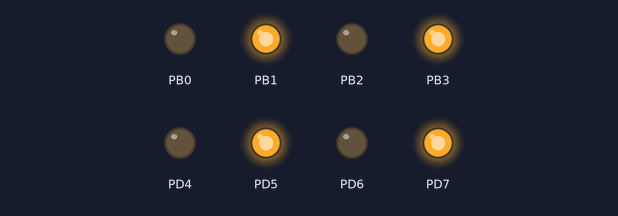
A program run on a simulated ATmega328P, built with avr-gcc and emulated at 16 MHz. Shown: output pins drawn as LEDs (lit = HIGH).

Above: at 1.35 s.
At 7.68 s:
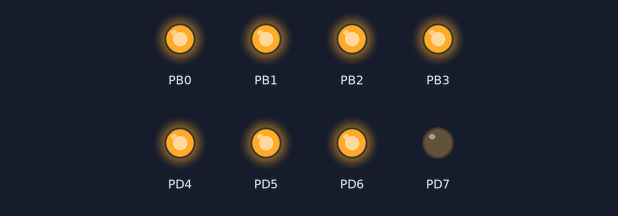
At 14.02 s:
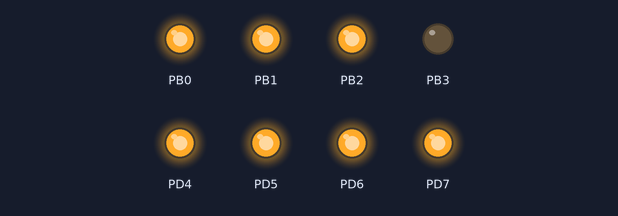
At 20.36 s:
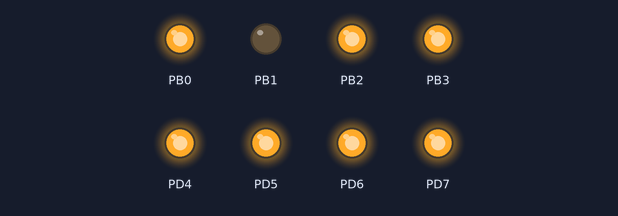
At 26.9 s:
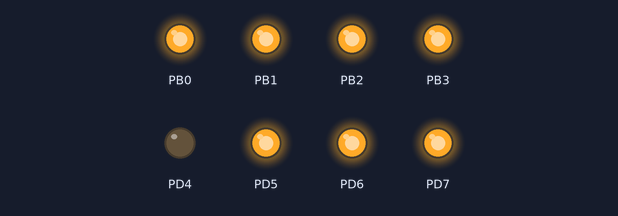
At 39.66 s:
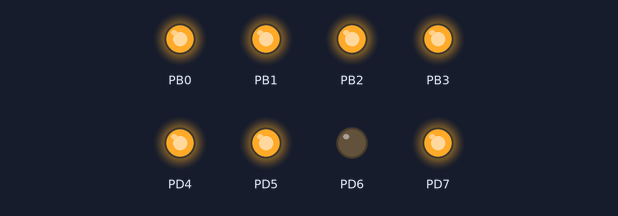
Timing chart, 0 to 40.0 s (numbered marks = the images above):
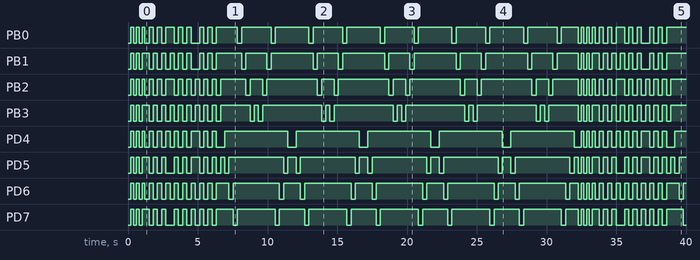

The program:

week6_HW.c
```c
#include<avr/io.h>
#define F_CPU 16000000UL
#include<util/delay.h>

// ¸ðµç led on, off ¹Ýº¹
// n = ¹Ýº¹È½¼ö , t = ¹Ýº¹ ÁÖ±â
void led_all_onoff(int n, int t)
{
	int i =0;
	for (i=0; i<n;i++)
	{
		PORTD=0x0F;
		PORTB=0xF0;
		_delay_ms(t);
		PORTD=0xF0;
		PORTB=0x0F;
		_delay_ms(t);
	}
}

//displayÀ» ÀÔ·ÂÇÑ ´ë·Î tÀÇ ÁÖ±â¸¦ °¡Áö¸ç n¹øÀ» ¹Ýº¹ÇÑ´Ù.
//display : 16Áø¼ö ÀÔ·Â(ÀÔ·ÂÀÇ1Àº ÄÑÁö´Â°ÍÀ» ÀÇ¹Ì )
void led_alternating_onoff(int display , int n , int t)
{

	for (int i=0;i<n;i++)
	{
		PORTD=(display<<4);
		PORTB=(display>>4);
		_delay_ms(t);

		PORTD=(~display)<<4;
		PORTB=(~display>>4);
		_delay_ms(t);
	}
}

//¿Õº¹ shift
//n= ¿Õº¹ È½¼ö , v= ÀÌµ¿¼Ûµµ(ms)
void led_shift(int n, int v)
{
	int cnt=0;
	while(1)
	{
		PORTD=0xFF;
		PORTB=0xFF;
		if (cnt==n)
		{
			return;
		}

		for (int i= 0;i<4;i++)
		{
			PORTD= ~ (0x10<<i);
			_delay_ms(v);
		}

		PORTD=0xFF;
		for (int i= 0;i<4;i++)
		{
			PORTB= ~ (0x01<<i);
			_delay_ms(v);
		}
		for (int i= 0;i<5;i++)
		{
			PORTB= ~ (0x10>>i);
			_delay_ms(v);
		}
		PORTB=0xFF;
		for (int i= 0;i<4;i++)
		{
			PORTD= ~ (0x80>>i);
			_delay_ms(v);
		}
		cnt++;
	}
}

void main()
{
	DDRD=0xF0;
	DDRB=0x0F;

	while(1)
	{

		//led ÀüÃ¼¸¦ 200msÀÇ ÁÖ±â·Î 3¹ø ¹Ýº¹ÇÏ¶ó.
		led_all_onoff(3,200);

		//ÀÔ·ÂÇÑ ¸ð¾ç´ë·Î ½ÃÀÛÀ¸·Î ±³´ë·Î 300msÀÇ ÁÖ±â·Î 3¹ø ¹Ýº¹ÇÏ¶ó
		//¼¼Æ® 1
		led_alternating_onoff(0xAA,3,300);
		//¼¼Æ®2
		led_alternating_onoff(0xF0,3,300);
		//¼¼Æ® 3
		led_alternating_onoff(0xC3,3,300);

    	//led ¿ÞÂÊ->¿À¸¥ÂÊÀ» 300msÀÇ ÁÖ±â·Î 5¹øÀ» ¹Ýº¹ÇÑ´Ù.
		led_shift(5,300);
	}
}
```

Measured:
- by itself, PB0: LOW → HIGH at 0.20 s, → LOW 0.20 s later, → HIGH 0.20 s later, → LOW 0.20 s later, … (63 changes in this stretch)
- by itself, PB1: LOW → HIGH at 0.20 s, → LOW 0.20 s later, → HIGH 0.20 s later, → LOW 0.20 s later, … (63 changes in this stretch)
- by itself, PB2: LOW → HIGH at 0.20 s, → LOW 0.20 s later, → HIGH 0.20 s later, → LOW 0.20 s later, … (67 changes in this stretch)
- by itself, PB3: LOW → HIGH at 0.20 s, → LOW 0.20 s later, → HIGH 0.20 s later, → LOW 0.20 s later, … (67 changes in this stretch)
- by itself, PD4: LOW → HIGH at 0.20 s, → LOW 0.20 s later, → HIGH 0.20 s later, → LOW 0.20 s later, … (55 changes in this stretch)
- by itself, PD5: LOW → HIGH at 0.20 s, → LOW 0.20 s later, → HIGH 0.20 s later, → LOW 0.20 s later, … (65 changes in this stretch)
- by itself, PD6: LOW → HIGH at 0.20 s, → LOW 0.20 s later, → HIGH 0.20 s later, → LOW 0.20 s later, … (69 changes in this stretch)
- by itself, PD7: LOW → HIGH at 0.20 s, → LOW 0.20 s later, → HIGH 0.20 s later, → LOW 0.20 s later, … (64 changes in this stretch)
